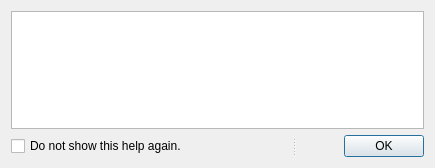
<?xml version="1.0" encoding="UTF-8"?>
<ui version="4.0">
 <class>Dialog</class>
 <widget class="QDialog" name="Dialog">
  <property name="geometry">
   <rect>
    <x>0</x>
    <y>0</y>
    <width>435</width>
    <height>168</height>
   </rect>
  </property>
  <property name="windowTitle">
   <string>Terra Antiqua - Remove Artefacts - tooltip</string>
  </property>
  <layout class="QVBoxLayout" name="verticalLayout">
   <item>
    <widget class="QTextBrowser" name="helpBox">
     <property name="accessibleName">
      <string/>
     </property>
     <property name="html">
      <string>&lt;!DOCTYPE HTML PUBLIC &quot;-//W3C//DTD HTML 4.0//EN&quot; &quot;http://www.w3.org/TR/REC-html40/strict.dtd&quot;&gt;
&lt;html&gt;&lt;head&gt;&lt;meta name=&quot;qrichtext&quot; content=&quot;1&quot; /&gt;&lt;style type=&quot;text/css&quot;&gt;
p, li { white-space: pre-wrap; }
&lt;/style&gt;&lt;/head&gt;&lt;body style=&quot; font-family:'Ubuntu'; font-size:11pt; font-weight:400; font-style:normal;&quot;&gt;
&lt;p align=&quot;justify&quot; style=&quot;-qt-paragraph-type:empty; margin-top:0px; margin-bottom:0px; margin-left:0px; margin-right:0px; -qt-block-indent:0; text-indent:0px;&quot;&gt;&lt;br /&gt;&lt;/p&gt;&lt;/body&gt;&lt;/html&gt;</string>
     </property>
    </widget>
   </item>
   <item>
    <widget class="QSplitter" name="splitter">
     <property name="orientation">
      <enum>Qt::Horizontal</enum>
     </property>
     <widget class="QCheckBox" name="showAgainCheckBox">
      <property name="text">
       <string>Do not show this help again.</string>
      </property>
     </widget>
     <widget class="QDialogButtonBox" name="buttonBox">
      <property name="orientation">
       <enum>Qt::Horizontal</enum>
      </property>
      <property name="standardButtons">
       <set>QDialogButtonBox::Ok</set>
      </property>
     </widget>
    </widget>
   </item>
  </layout>
 </widget>
 <resources/>
 <connections>
  <connection>
   <sender>buttonBox</sender>
   <signal>accepted()</signal>
   <receiver>Dialog</receiver>
   <slot>accept()</slot>
   <hints>
    <hint type="sourcelabel">
     <x>248</x>
     <y>254</y>
    </hint>
    <hint type="destinationlabel">
     <x>157</x>
     <y>274</y>
    </hint>
   </hints>
  </connection>
 </connections>
</ui>
